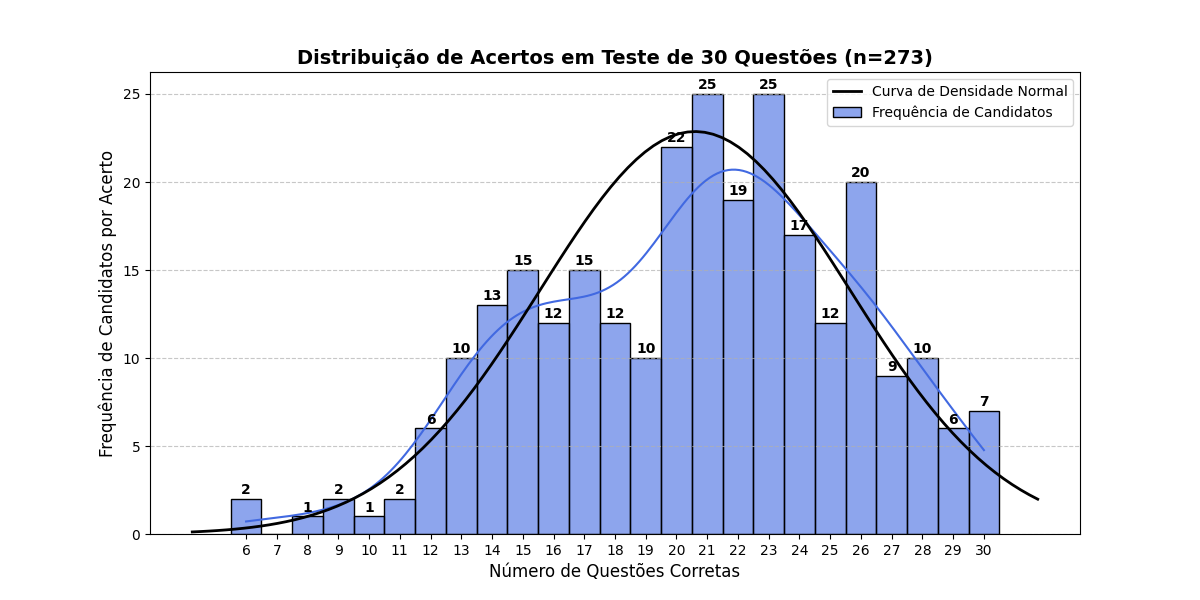

The script that drew this image:
# -*- coding: utf-8 -*-
"""Untitled100.ipynb

Automatically generated by Colab.

Original file is located at
    https://colab.research.google.com/drive/1z-nWzfCCvgXL73pQJtdqPzA3m7qEdzkT
"""

import matplotlib.pyplot as plt

# Dados
valores = [30,30,30,30,30,30,30,29,29,29,29,29,29,28,28,28,28,28,28,28,28,28,28,27,27,27,27,27,27,27,27,27,26,26,26,26,26,26,26,26,26,26,26,26,26,26,26,26,26,26,26,26,25,25,25,25,25,25,25,25,25,25,25,25,24,24,24,24,24,24,24,24,24,24,24,24,24,24,24,24,24,23,23,23,23,23,23,23,23,23,23,23,23,23,23,23,23,23,23,23,23,23,23,23,23,23,22,22,22,22,22,22,22,22,22,22,22,22,22,22,22,22,22,22,22,21,21,21,21,21,21,21,21,21,21,21,21,21,21,21,21,21,21,21,21,21,21,21,21,21,20,20,20,20,20,20,20,20,20,20,20,20,20,20,20,20,20,20,20,20,20,20,19,19,19,19,19,19,19,19,19,19,18,18,18,18,18,18,18,18,18,18,18,18,17,17,17,17,17,17,17,17,17,17,17,17,17,17,17,16,16,16,16,16,16,16,16,16,16,16,16,15,15,15,15,15,15,15,15,15,15,15,15,15,15,15,14,14,14,14,14,14,14,14,14,14,14,14,14,13,13,13,13,13,13,13,13,13,13,12,12,12,12,12,12,11,11,10,9,9,8,6,6]


# Plotando o gráfico
plt.figure(figsize=(12, 6))
plt.plot(valores, marker='o', linestyle='-', color='b')
plt.title('Gráfico dos Valores')
plt.xlabel('Índice')
plt.ylabel('Valores')
plt.grid()
plt.show()

import numpy as np
import matplotlib.pyplot as plt
import seaborn as sns
from scipy import stats

# Dados de acertos
valores = [30, 30, 30, 30, 30, 30, 30, 29, 29, 29, 29, 29, 29, 28, 28, 28, 28,
           28, 28, 28, 28, 28, 28, 27, 27, 27, 27, 27, 27, 27, 27, 27, 26, 26,
           26, 26, 26, 26, 26, 26, 26, 26, 26, 26, 26, 26, 26, 26, 26, 26, 26,
           26, 25, 25, 25, 25, 25, 25, 25, 25, 25, 25, 25, 25, 24, 24, 24, 24,
           24, 24, 24, 24, 24, 24, 24, 24, 24, 24, 24, 24, 24, 23, 23, 23, 23,
           23, 23, 23, 23, 23, 23, 23, 23, 23, 23, 23, 23, 23, 23, 23, 23, 23,
           23, 23, 23, 23, 22, 22, 22, 22, 22, 22, 22, 22, 22, 22, 22, 22, 22,
           22, 22, 22, 22, 22, 22, 21, 21, 21, 21, 21, 21, 21, 21, 21, 21, 21,
           21, 21, 21, 21, 21, 21, 21, 21, 21, 21, 21, 21, 21, 21, 20, 20, 20,
           20, 20, 20, 20, 20, 20, 20, 20, 20, 20, 20, 20, 20, 20, 20, 20, 20,
           20, 20, 19, 19, 19, 19, 19, 19, 19, 19, 19, 19, 18, 18, 18, 18, 18,
           18, 18, 18, 18, 18, 18, 18, 17, 17, 17, 17, 17, 17, 17, 17, 17, 17,
           17, 17, 17, 17, 17, 16, 16, 16, 16, 16, 16, 16, 16, 16, 16, 16, 16,
           15, 15, 15, 15, 15, 15, 15, 15, 15, 15, 15, 15, 15, 15, 15, 14, 14,
           14, 14, 14, 14, 14, 14, 14, 14, 14, 14, 14, 13, 13, 13, 13, 13, 13,
           13, 13, 13, 13, 12, 12, 12, 12, 12, 12, 11, 11, 10, 9, 9, 8, 6, 6]

# Número total de candidatos
total_candidatos = len(valores)

# Criando os bins para centralizar as barras nos valores inteiros
bins = np.arange(min(valores) - 0.5, max(valores) + 1.5, 1)  # Define bordas para cada número inteiro

# Criando o histograma com frequência
plt.figure(figsize=(12, 6))
sns.histplot(valores, bins=bins, kde=True, color='royalblue', alpha=0.6, stat='count', label='Frequência de Candidatos') # Adiciona legenda ao histograma

# Adicionando a curva de densidade normal ajustada para frequência
mean = np.mean(valores)
std_dev = np.std(valores)
xmin, xmax = plt.xlim()
x = np.linspace(xmin, xmax, 100)
p = stats.norm.pdf(x, mean, std_dev) * total_candidatos * (xmax - xmin) / len(bins)
plt.plot(x, p, 'k', linewidth=2, label='Curva de Densidade Normal')

# Configurações do gráfico
plt.title(f'Distribuição de Acertos em Teste de 30 Questões (n={total_candidatos})', fontsize=14, fontweight='bold')
plt.xlabel('Número de Questões Corretas', fontsize=12)
plt.ylabel('Frequência de Candidatos por Acerto', fontsize=12)

plt.xticks(np.arange(min(valores), max(valores) + 1, 1))  # Garante que os ticks estejam nos números inteiros
plt.legend()
plt.grid(axis='y', linestyle='--', alpha=0.7)

# Ajuste da posição dos rótulos das barras
counts, edges = np.histogram(valores, bins=bins)
for count, edge in zip(counts, edges[:-1]):
    if count > 0:  # Apenas exibe rótulos para valores com frequência maior que zero
        plt.text(edge + 0.5, count + 0.1, str(count), ha='center', va='bottom', fontsize=10, fontweight='bold')

plt.savefig('teste0.png')  # Use plt.savefig instead of plt.writefile
# Exibindo o gráfico
plt.show()
